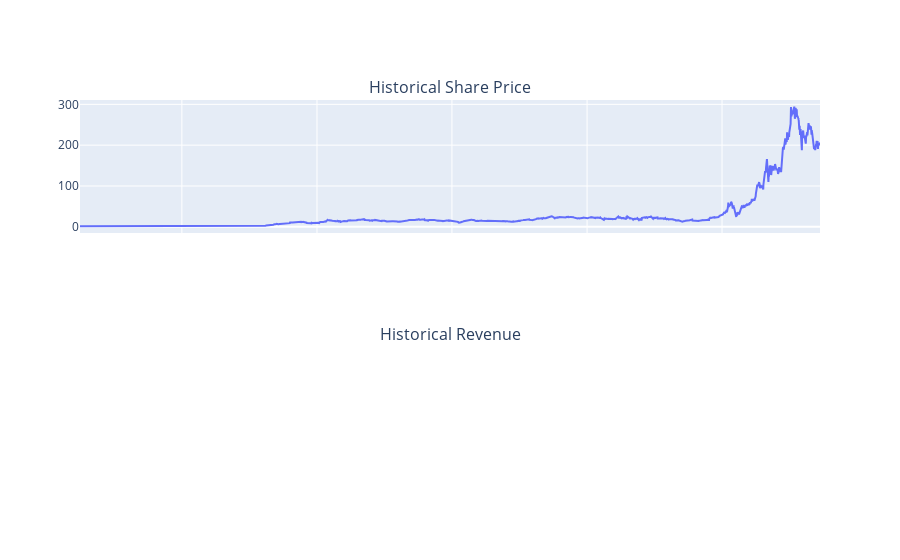

Here is the notebook cell this chart was saved with:
### Code cell
fig.add_trace(go.Scatter(x=pd.to_datetime(stock_data_specific.Date, infer_datetime_format=True), y=stock_data_specific.Close.astype("float"), name="Share Price"), row=1, col=1)

### Figure 1 — Plotly figure (JSON) as saved in the notebook; plotly's stock layout.template omitted (floating-point values rounded to 4 significant figures; data arrays with more than 128 entries replaced by an {"elided": "..."} marker saying what was removed)
{"data": [{"name": "Share Price", "type": "scatter", "x": {"elided": "2759 str values"}, "xaxis": "x", "y": {"elided": "2759 float values"}, "yaxis": "y"}], "layout": {"annotations": [{"font": {"size": 16}, "showarrow": false, "text": "Historical Share Price", "x": 0.5, "xanchor": "center", "xref": "paper", "y": 1.0, "yanchor": "bottom", "yref": "paper"}, {"font": {"size": 16}, "showarrow": false, "text": "Historical Revenue", "x": 0.5, "xanchor": "center", "xref": "paper", "y": 0.35, "yanchor": "bottom", "yref": "paper"}], "autosize": true, "xaxis": {"anchor": "y", "autorange": true, "domain": [0, 1], "matches": "x2", "range": ["2010-06-29", "2021-06-14"], "showticklabels": false, "type": "date"}, "xaxis2": {"anchor": "y2", "autorange": true, "domain": [0, 1], "range": ["2010-06-29", "2021-06-14"]}, "yaxis": {"anchor": "x", "autorange": true, "domain": [0.65, 1.0], "range": [-15.24, 310.7], "type": "linear"}, "yaxis2": {"anchor": "x2", "domain": [0, 0.35]}}}
